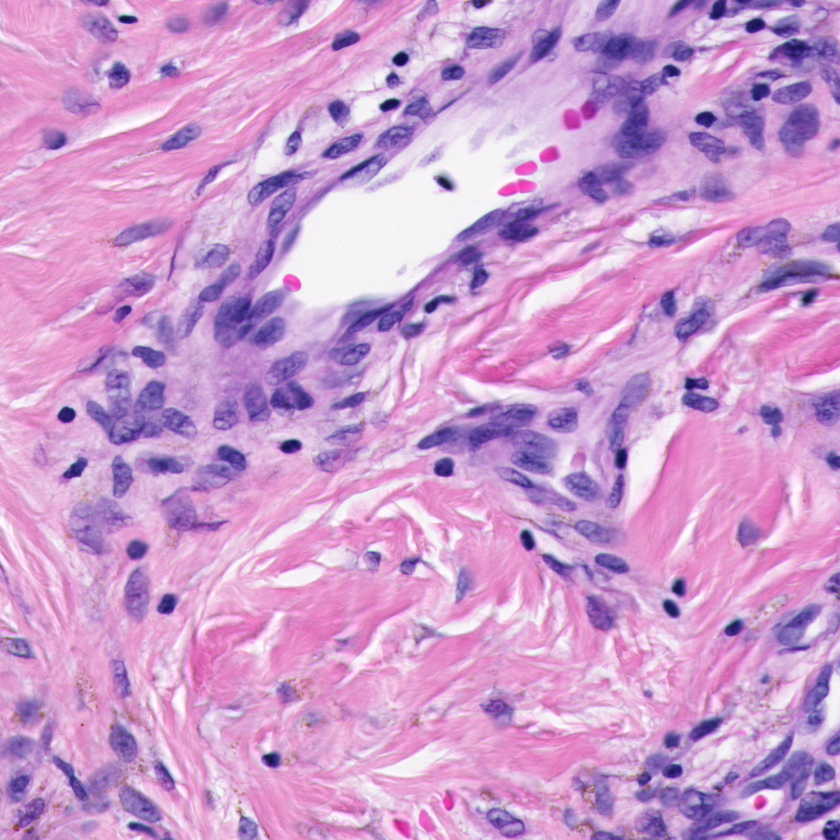
%> input picture data/sample_in_focus.png, 840 x 840 px, shrunk from 1024 x 1024 before the run
$ octave demo_NR_FQA.m   (GNU Octave 9; MATLAB toolbox functions it lacks are replaced by stand-ins)
%> lines starting %> are read from the running program, lines starting %| are printed output that depends on the picture
%%
clear all;
close all;
clc;

%%
addpath('utilities');
fprintf(['==> Note that high score value indicates more blurriness in input image \n']);

%% Load image and covnert to grayscale image with single values
in_focus_img = imread('data\sample_in_focus.png');
%> in_focus_img is the input picture: size 840x840x3 uint8; mean R, G, B 204.8, 154.7, 206.6
out_of_focus_img = imread('data\sample_out_of_focus.png');
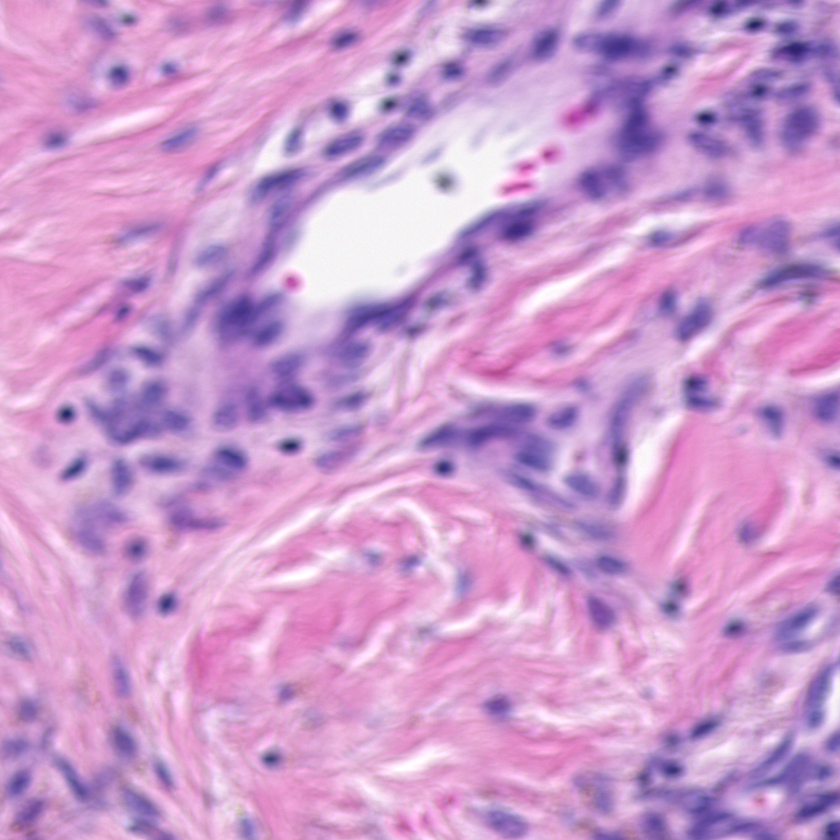
%> input picture data/sample_out_of_focus.png, 840 x 840 px, shrunk from 1024 x 1024 before the run
%> out_of_focus_img is the input picture: size 840x840x3 uint8; mean R, G, B 204.8, 154.8, 206.5

%%  transfer images into grayscale
in_focus_image = im2double(rgb2gray(in_focus_img));
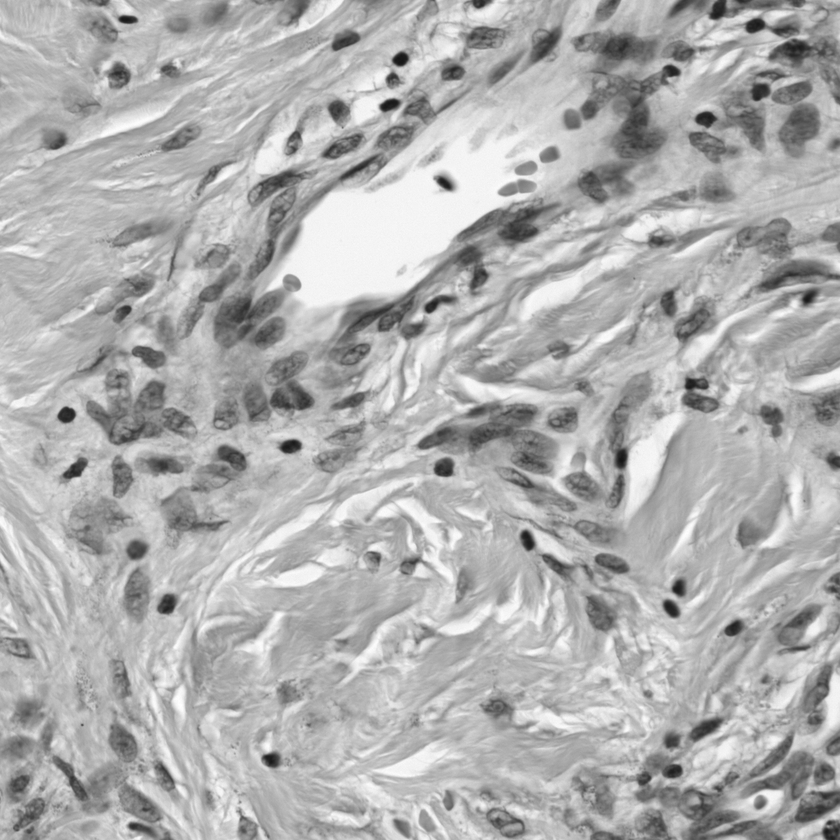
%> in_focus_image: size 840x840 double; min 0.0784, max 1, mean 0.689
out_of_focus_image = im2double(rgb2gray(out_of_focus_img));
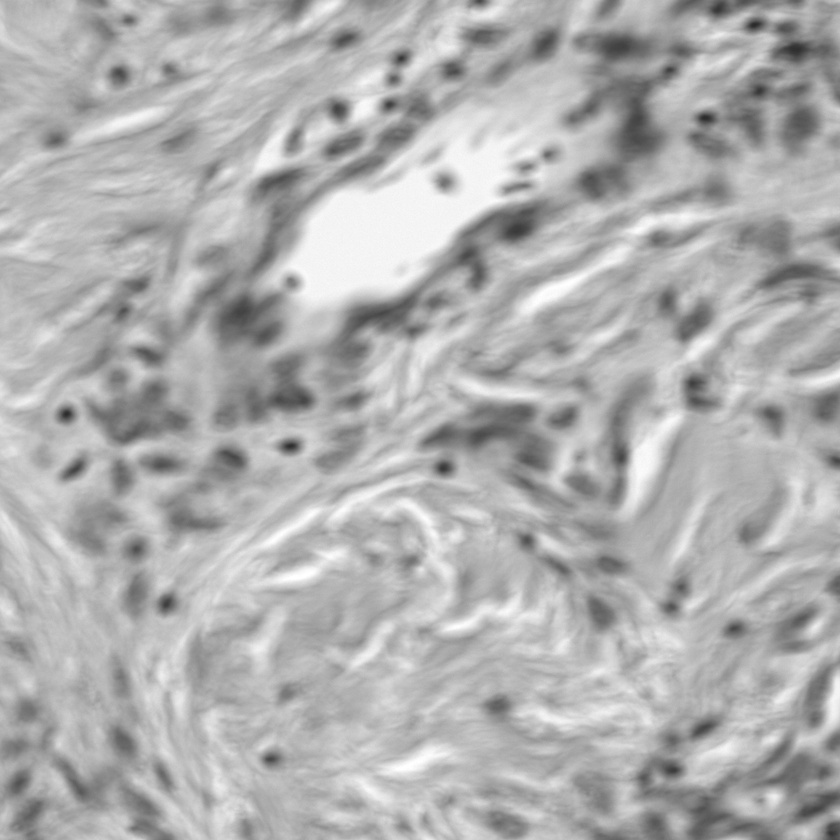
%> out_of_focus_image: size 840x840 double; min 0.165, max 1, mean 0.689

%% Load kernel and identify image blur type
%> (the run ends here)
